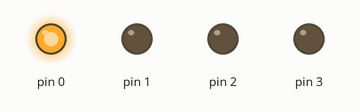
The sketch below on a simulated Arduino Uno, built with avr-gcc and run on an emulated ATmega328P. On the bench: output pins drawn as LEDs (lit = HIGH).

Above: at 0.1 s.
At 3.1 s:
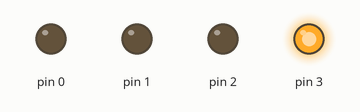
At 6.6 s:
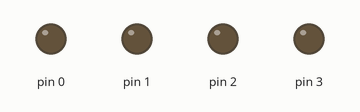
At 19.3 s:
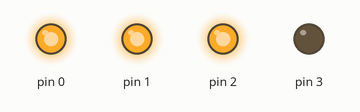
At 26.3 s:
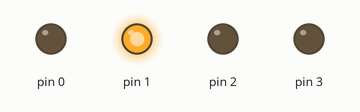
At 39.1 s:
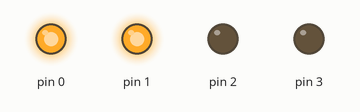
Timing chart, 0 to 40.0 s (numbered marks = the images above):
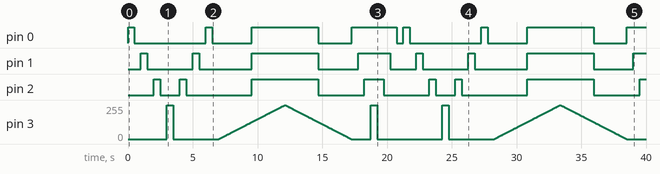

The sketch:

Practica9.ino
```cpp
/*
 * Project Práctica 9
 * Description: Práctica Mixta.
 * 1. Secuencia de LEDs de izquierda a derecha y viceversa.
 * 2. PWM a los 4 LEDs de 0 al 100% y del 100 al 0%.
 * 3. Secuencia de encendido y apagado de izquierda a derecha y viceversa.
 * 4. Se repite el ciclo.
 * Author: Javier Sánchez
 * Date: Octubre 14, 2020.
 */

int tiempo = 500; // tiempo entre LEDs
int tiempoPWM = 20; // tiempo entre actualizaciones PWM
// setup() runs once, when the device is first turned on.
void setup()
{
    // Put initialization like pinMode and begin functions here.
    for (int i = 0; i <= 3; i++)
    {
        pinMode(i, OUTPUT);
    }
}

// loop() runs over and over again, as quickly as it can execute.
void loop()
{
    // Secuencia de LEDs de izquierda a derecha y viceversa
    for (int i = 0; i <= 2; i++) // encendiendo y apagando hacia la derecha
    {
        digitalWrite(i, HIGH);
        delay(tiempo);
        digitalWrite(i, LOW);
        delay(tiempo);
    }
    for (int i = 3; i >= 0; i--) // encendiendo y apagando de regreso
    {
        digitalWrite(i, HIGH);
        delay(tiempo);
        digitalWrite(i, LOW);
        delay(tiempo);
    }
    // PWM a los 4 LEDs de 0 a 100% y de 100 a 0%
    for (int i = 0; i <= 255; i++) // incrementando intensidad
    {
        analogWrite(0, i);
        analogWrite(1, i);
        analogWrite(2, i);
        analogWrite(3, i);
        delay(tiempoPWM);
    }
    for (int i = 255; i >= 0; i--) // decrementando intensidad
    {
        analogWrite(0, i);
        analogWrite(1, i);
        analogWrite(2, i);
        analogWrite(3, i);
        delay(tiempoPWM);
    }
    // Secuencia de encendido y apagado de izquierda a derecha y viceversa
    for (int i = 0; i <= 3; i++) // encendiendo leds
    {
        digitalWrite(i, HIGH);
        delay(tiempo);
    }
    for (int i = 3; i >= 0; i--) // apagando leds
    {
        digitalWrite(i, LOW);
        delay(tiempo);
    }
}
```

Measured:
- by itself, pin 0: LOW → HIGH at 0.00 s, → LOW 0.50 s later, → HIGH 5.5 s later, → LOW 0.50 s later, … (15 changes in this stretch)
- by itself, pin 1: LOW → HIGH at 1.0 s, → LOW 0.50 s later, → HIGH 3.5 s later, → LOW 0.50 s later, … (15 changes in this stretch)
- by itself, pin 2: LOW → HIGH at 2.0 s, → LOW 0.50 s later, → HIGH 1.5 s later, → LOW 0.50 s later, … (15 changes in this stretch)
